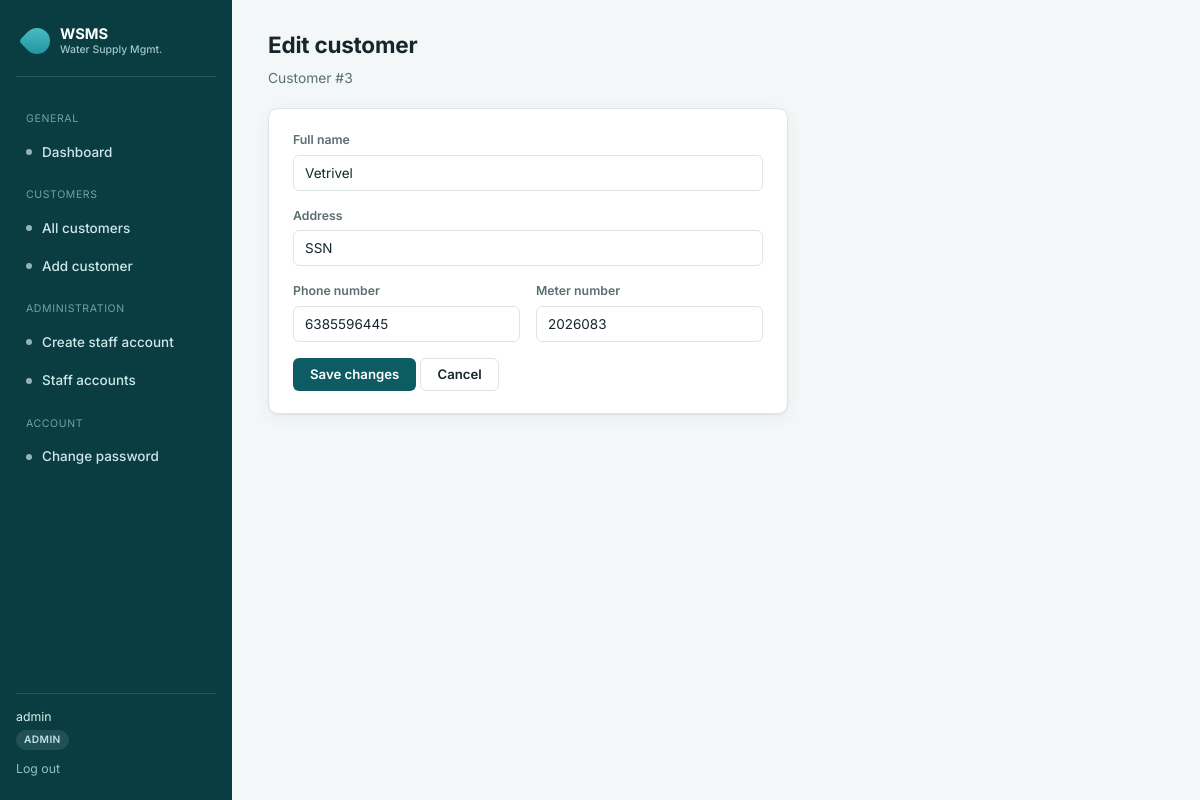
Page /customers/3/edit (signed in) on the committed database.
### models/user_model.py (models this page shows, shortened)
class User(UserMixin, db.Model):
    __tablename__ = "users"
    user_id = db.Column(db.Integer, primary_key=True)
    username = db.Column(db.String(50), unique=True, nullable=False, index=True)
    password_hash = db.Column(db.String(255), nullable=False)
    role = db.Column(db.String(20), nullable=False)
    linked_customer_id = db.Column(
        db.Integer, db.ForeignKey("customers.customer_id"), nullable=True
    )
    is_active_account = db.Column(db.Boolean, default=True, nullable=False)
    must_change_password = db.Column(db.Boolean, default=False, nullable=False)
    created_at = db.Column(db.DateTime, default=lambda: datetime.now(UTC))
    customer = db.relationship("Customer", back_populates="user_account", uselist=False)
    @property
    def is_active(self):
        return self.is_active_account
    def has_role(self, *roles) -> bool:
        return self.role in roles

### models/customer_model.py (models this page shows, shortened)
class Customer(db.Model):
    __tablename__ = "customers"
    customer_id = db.Column(db.Integer, primary_key=True)
    name = db.Column(db.String(100), nullable=False)
    address = db.Column(db.String(255), nullable=False)
    phone = db.Column(db.String(15), unique=True, nullable=False)
    meter_no = db.Column(db.String(50), unique=True, nullable=False)
    status = db.Column(db.String(20), default=CustomerStatus.PENDING, nullable=False)
    created_at = db.Column(db.DateTime, default=lambda: datetime.now(UTC))
    user_account = db.relationship("User", back_populates="customer", uselist=False)

### routes/customer_routes.py (the view, shortened to what this page needs)
@customer_bp.route("/<int:customer_id>/edit", methods=["GET", "POST"])
@login_required
@roles_required(Role.ADMIN)
def edit_customer(customer_id):
    customer = Customer.query.get_or_404(customer_id)
    return render_template("customers/form.html", form=customer.__dict__, mode="edit", customer=customer)

### app.py (called while the page is built)
def create_app():
    app = Flask(__name__)
    env = os.environ.get("FLASK_ENV", "development")
    app.config.from_object(ProductionConfig if env == "production" else DevelopmentConfig)
    db.init_app(app)
    login_manager.init_app(app)
    csrf.init_app(app)
    @login_manager.user_loader
    def load_user(user_id):
        return db.session.get(User, int(user_id))
    from routes.auth_routes import auth_bp
    from routes.customer_routes import customer_bp
    app.register_blueprint(auth_bp)
    app.register_blueprint(customer_bp)
    with app.app_context():
        db.create_all()
    return app

### services/rbac_service.py (called while the page is built)
def roles_required(*allowed_roles):
    def decorator(view_func):
        @wraps(view_func)
        def wrapped(*args, **kwargs):
            if not current_user.is_authenticated:
                return redirect(url_for("auth.login"))
            if not current_user.has_role(*allowed_roles):
                flash("You don't have permission to access that page.", "danger")
                abort(403)
            return view_func(*args, **kwargs)
        return wrapped
    return decorator

### templates/customers/form.html (shortened to what this page needs)
{% extends "base.html" %}
{% block content %}
  <h1>{{ 'Edit customer' if mode == 'edit' else 'Add a new customer' }}</h1>
  <p class="subtitle">
    {% if mode == 'edit' %}Customer #{{ customer.customer_id }}{% else %}Customer IDs are assigned automatically; phone and meter numbers must be unique.{% endif %}
  </p>
  <div class="card" style="max-width:520px;">
    <form method="POST" action="{{ url_for('customer.edit_customer', customer_id=customer.customer_id) if mode == 'edit' else url_for('customer.add_customer') }}">
      <div class="form-group">
        <label for="name">Full name</label>
        <input type="text" id="name" name="name" value="{{ form.get('name','') }}" required>
      </div>
      <div class="form-group">
        <label for="address">Address</label>
        <input type="text" id="address" name="address" value="{{ form.get('address','') }}" required>
      </div>
      <div class="form-row">
        <div class="form-group">
          <label for="phone">Phone number</label>
          <input type="text" id="phone" name="phone" value="{{ form.get('phone','') }}" required>
        </div>
        <div class="form-group">
          <label for="meter_no">Meter number</label>
          <input type="text" id="meter_no" name="meter_no" value="{{ form.get('meter_no','') }}" required>
        </div>
      </div>
      <button type="submit" class="btn btn-primary">{{ 'Save changes' if mode == 'edit' else 'Add customer' }}</button>
      <a class="btn btn-outline" href="{{ url_for('customer.list_customers') }}">Cancel</a>
    </form>
  </div>
{% endblock %}

### templates/base.html (shortened to what this page needs)
<!DOCTYPE html>
<html lang="en">
<head>
  <link rel="stylesheet" href="{{ url_for('static', filename='css/style.css') }}">
</head>
<body>
  <div class="app-shell">
    <aside class="sidebar">
      <div class="brand">
        <span class="drop"></span>
        <span class="name">
          WSMS
          <small>Water Supply Mgmt.</small>
        </span>
      </div>
      <nav>
        <div class="nav-section">General</div>
        <a class="nav-link {{ 'active' if request.endpoint == 'auth.dashboard' }}"
           href="{{ url_for('auth.dashboard') }}">
          <span class="dot"></span> Dashboard
        </a>
        {% if current_user.has_role('admin', 'officer') %}
        <div class="nav-section">Customers</div>
        <a class="nav-link {{ 'active' if request.endpoint == 'customer.list_customers' }}"
           href="{{ url_for('customer.list_customers') }}">
          <span class="dot"></span> All customers
        </a>
        {% endif %}
        {% if current_user.has_role('admin') %}
        <a class="nav-link {{ 'active' if request.endpoint == 'customer.add_customer' }}"
           href="{{ url_for('customer.add_customer') }}">
          <span class="dot"></span> Add customer
        </a>
        <div class="nav-section">Administration</div>
        <a class="nav-link {{ 'active' if request.endpoint == 'auth.create_staff_user' }}"
           href="{{ url_for('auth.create_staff_user') }}">
          <span class="dot"></span> Create staff account
        </a>
        <a class="nav-link {{ 'active' if request.endpoint == 'auth.list_staff_users' }}"
           href="{{ url_for('auth.list_staff_users') }}">
          <span class="dot"></span> Staff accounts
        </a>
        {% endif %}
        <div class="nav-section">Account</div>
        <a class="nav-link {{ 'active' if request.endpoint == 'auth.change_password' }}"
           href="{{ url_for('auth.change_password') }}">
          <span class="dot"></span> Change password
        </a>
      </nav>
      <div class="user-card">
        <div>{{ current_user.username }}</div>
        <span class="role-badge">
          {{ current_user.role }}
        </span>
        <a class="logout-link"
           href="{{ url_for('auth.logout') }}">
          Log out
        </a>
      </div>
    </aside>
    <main class="main">
      {% block content %}{% endblock %}
    </main>
  </div>
</body>
</html>

### static/css/style.css (style rules this page uses)
:root { --color-bg: #F3F7F7; --color-surface: #FFFFFF; --color-primary: #0E5C63; --color-primary-d: #093D42; --color-accent: #1C8C99; --color-accent-lt: #E4F2F3; --color-text: #16262A; --color-text-soft: #5B6E71; --color-border: #DCE6E6; --color-success: #2F7D5C; --color-success-bg:#E6F4EC; --color-warning: #B8781F; --color-warning-bg:#FBF0DF; --color-danger: #B3402B; --color-danger-bg: #FBE7E2; --color-info: #2A6F97; --color-info-bg: #E3F0F8; --font-ui: 'Inter', system-ui, -apple-system, sans-serif; --font-data: 'IBM Plex Mono', 'Courier New', monospace; --radius-sm: 6px; --radius-md: 10px; --shadow-card: 0 1px 2px rgba(9, 61, 66, 0.06), 0 4px 16px rgba(9, 61, 66, 0.06); --sidebar-w: 232px; }
* { box-sizing: border-box; }
html, body { margin: 0; padding: 0; background: var(--color-bg); color: var(--color-text); font-family: var(--font-ui); font-size: 15px; line-height: 1.5; }
a { color: var(--color-accent); text-decoration: none; }
h1, h2, h3 { font-weight: 700; margin: 0 0 6px; letter-spacing: -0.01em; }
h1 { font-size: 1.5rem; }
p.subtitle { color: var(--color-text-soft); margin: 0 0 20px; font-size: 0.92rem; }
.app-shell { display: flex; min-height: 100vh; }
.sidebar { width: var(--sidebar-w); background: var(--color-primary-d); color: #DCEEEF; flex-shrink: 0; display: flex; flex-direction: column; padding: 22px 16px; }
.sidebar .brand { display: flex; align-items: center; gap: 10px; padding: 4px 8px 20px; border-bottom: 1px solid rgba(255,255,255,0.12); margin-bottom: 18px; }
.brand .drop { width: 26px; height: 26px; border-radius: 50% 50% 50% 4px; background: linear-gradient(135deg, #4FC3C9, var(--color-accent)); transform: rotate(45deg); flex-shrink: 0; }
.brand .name { font-weight: 700; font-size: 0.98rem; color: #fff; line-height: 1.2; }
.brand .name small { display: block; font-weight: 500; font-size: 0.7rem; color: #9FC7CA; }
.nav-section { font-size: 0.7rem; text-transform: uppercase; letter-spacing: 0.06em; color: #74A0A3; margin: 16px 10px 6px; }
.nav-link { display: flex; align-items: center; gap: 10px; padding: 9px 10px; border-radius: var(--radius-sm); color: #CFE7E8; font-size: 0.9rem; font-weight: 500; }
.nav-link .dot { width: 6px; height: 6px; border-radius: 50%; background: currentColor; opacity: 0.7; }
.sidebar .user-card { margin-top: auto; padding-top: 14px; border-top: 1px solid rgba(255,255,255,0.12); font-size: 0.82rem; }
.sidebar .user-card .role-badge { display: inline-block; margin-top: 4px; font-size: 0.68rem; font-weight: 600; text-transform: uppercase; letter-spacing: 0.04em; background: rgba(255,255,255,0.1); color: #BEE3E5; padding: 2px 8px; border-radius: 999px; }
.sidebar .logout-link { display: block; margin-top: 10px; font-size: 0.82rem; color: #8FC4C7; }
.main { flex: 1; padding: 28px 36px; max-width: 1100px; }
.card { background: var(--color-surface); border: 1px solid var(--color-border); border-radius: var(--radius-md); box-shadow: var(--shadow-card); padding: 22px 24px; margin-bottom: 20px; }
.btn { display: inline-flex; align-items: center; gap: 6px; font-family: var(--font-ui); font-weight: 600; font-size: 0.88rem; padding: 9px 16px; border-radius: var(--radius-sm); border: 1px solid transparent; cursor: pointer; line-height: 1; }
.btn-primary { background: var(--color-primary); color: #fff; }
.btn-outline { background: #fff; border-color: var(--color-border); color: var(--color-text); }
.form-group { margin-bottom: 16px; }
.form-group label { display: block; font-size: 0.82rem; font-weight: 600; margin-bottom: 5px; color: var(--color-text-soft); }
input[type=text], input[type=password], input[type=search], select, textarea { width: 100%; padding: 9px 11px; font-family: var(--font-ui); font-size: 0.9rem; border: 1px solid var(--color-border); border-radius: var(--radius-sm); background: #fff; color: var(--color-text); }
.form-row { display: grid; grid-template-columns: 1fr 1fr; gap: 16px; }

### rows in the picture
User: username "admin", role "ADMIN"
Customer: customer_id "3", name "Vetrivel", address "SSN", phone "6385596445", meter_no "2026083"

### other values in the picture
{{ 'Edit customer' if mode == 'edit' else 'Add a new customer' }} "Edit customer"
{{ 'Save changes' if mode == 'edit' else 'Add customer' }} "Save changes"
